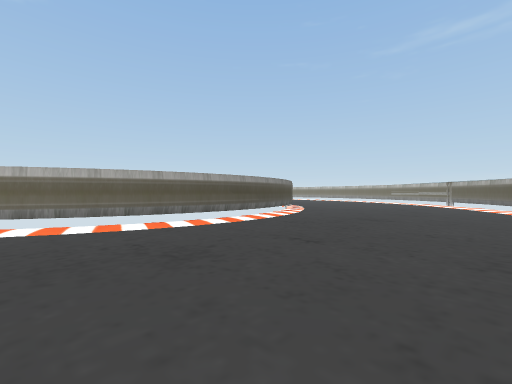
view 1 (above)

22 first-person views from a walk through a Unity game level. The camera is 1.2 m above the floor, looks level and sees 90° across. The floor is counted in squares, 2 m on a side. Each view is taken from the middle of a square. On the plan, view 1 faces up. The plan holds only what a view shows up to about 9 squares ahead; the rest is blank. The place goes on beyond the plan. Some surface patterns are stand-ins.

view 2
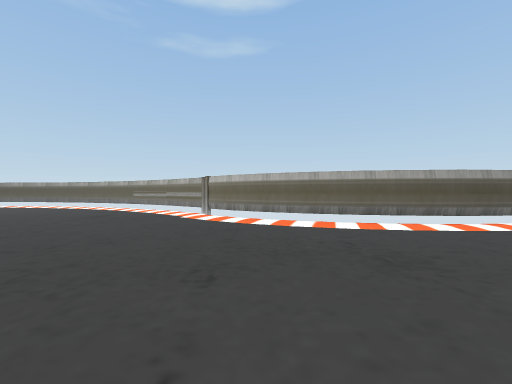

view 3
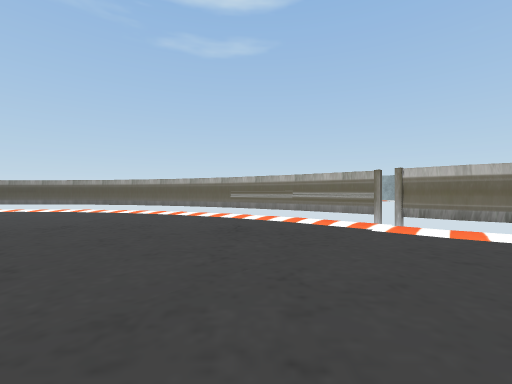

view 4
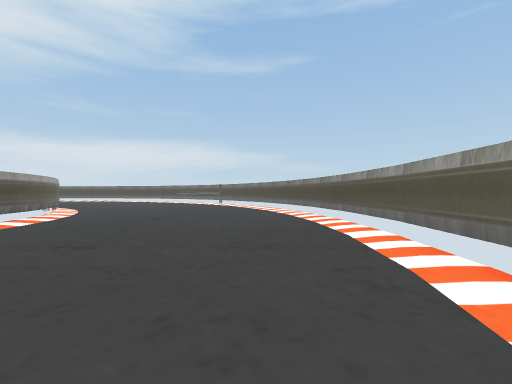

view 5
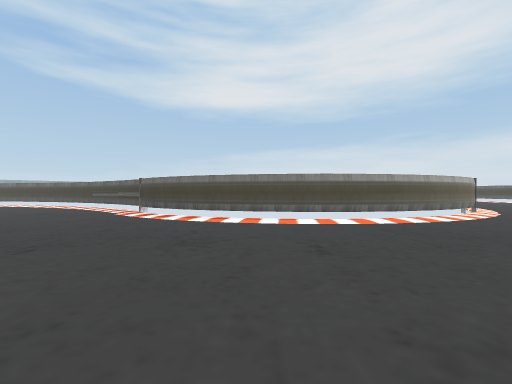

view 6
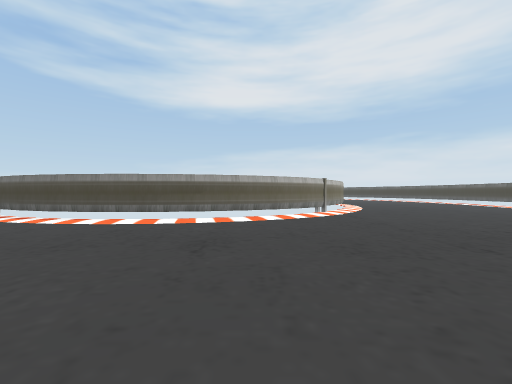

view 7
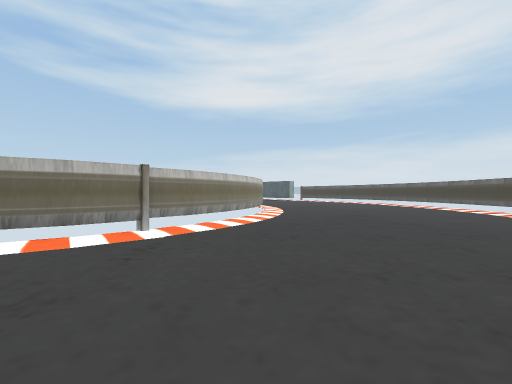

view 8
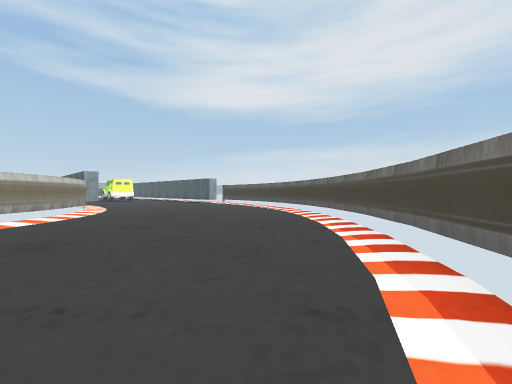

view 9
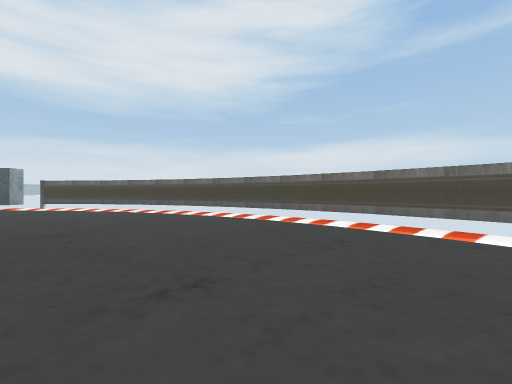

view 10
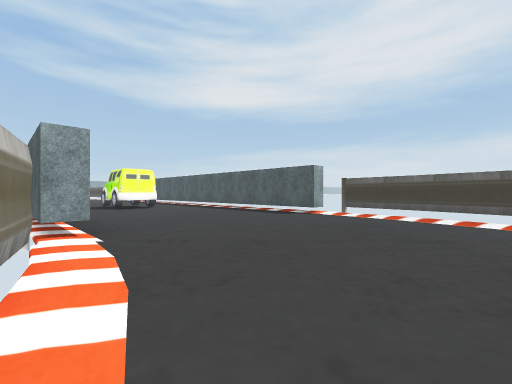

view 11
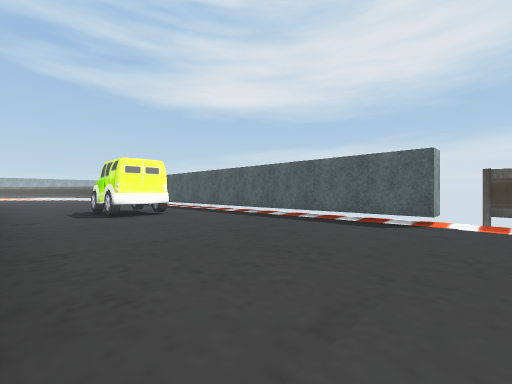

view 12
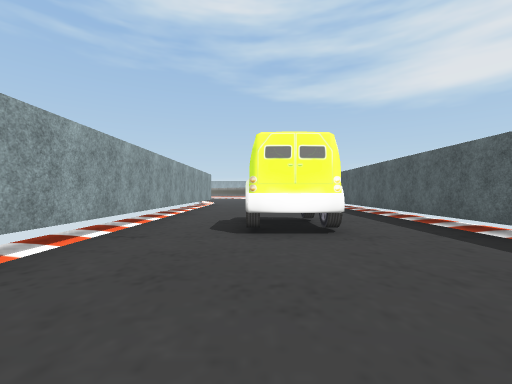

view 13
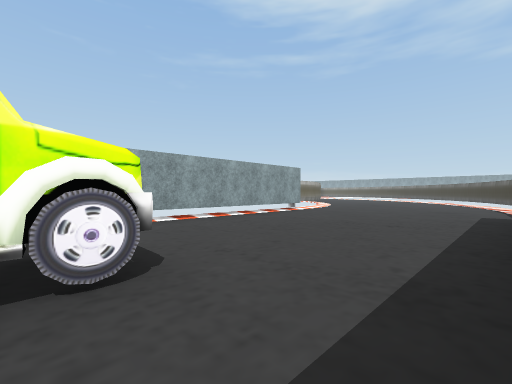

view 14
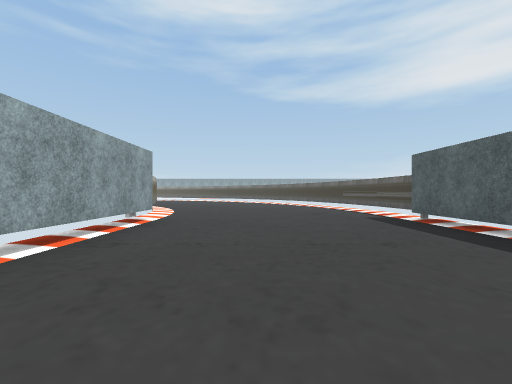

view 15
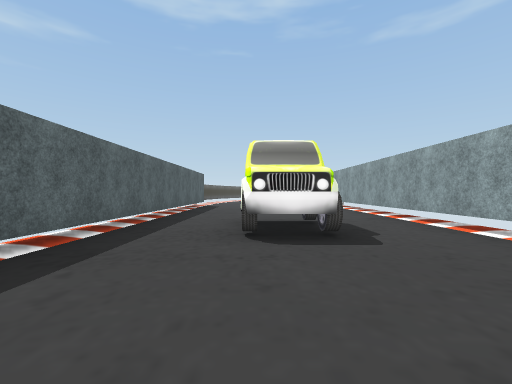

view 16
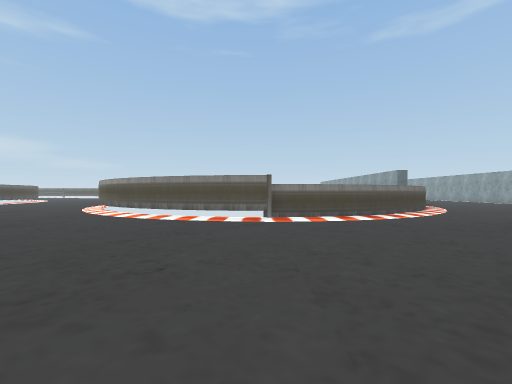

view 17
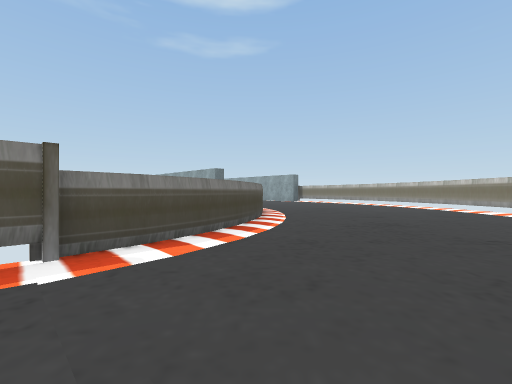

view 18
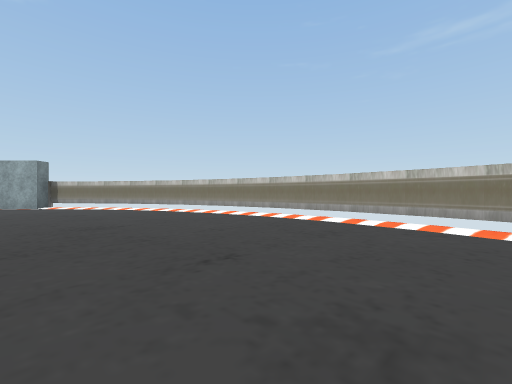

view 19
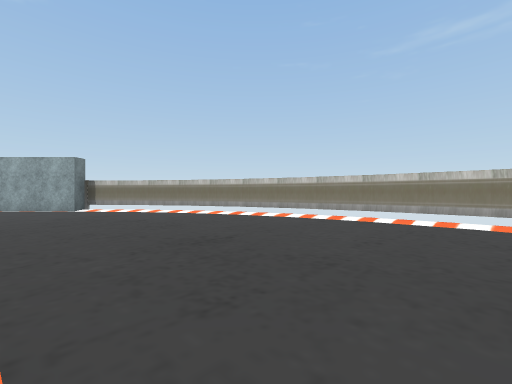

view 20
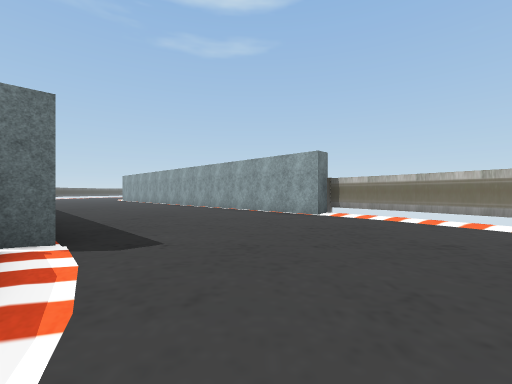

view 21
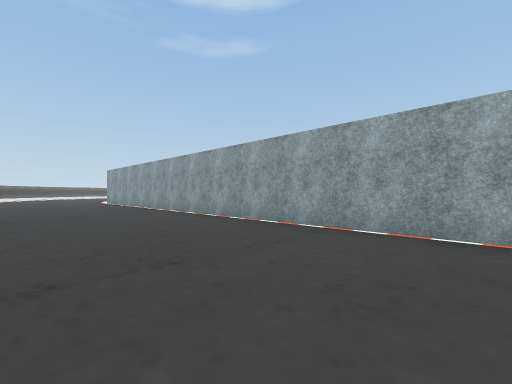

view 22
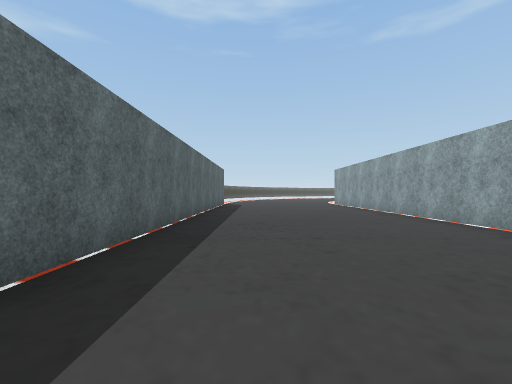

### Floor plan
Points are (right, up) in squares from view 1. A wall is a line through its corners. A room is listed if a view was taken in it or the views show most of it. See-through windows are left out.
Room 1 (views 1, 2, 3, 4, 5, 6, 7, 8, 9, 10, 11, 12, 13, 14, 15, 16, 17, 18, 19, 20, 21, 22)
walls: (-5.3, -2.9) (-3.8, -2.8) (-2.8, -2.6); (-7.4, -3) (-6.5, -2.8) (-5.5, -2.8); (-8.2, -3.3) (-7.3, -3); (-4.3, 3.6) (-5.5, 3.6); (-9, -3.7) (-8.1, -3.3); (-5.7, 3.8) (-7.5, 3.6); (-3.5, 3.8) (-4.5, 3.6); (-7.4, 3.6) (-9.2, 3.2); (-2.6, 4.1) (-3.6, 3.8); (-9.8, -4.2) (-8.9, -3.7); (-9.1, 3.3) (-10.9, 2.6); (-2, 4.5) (-2.7, 4.1); (-10.4, -4.8) (-9.6, -4.1); (-10.7, 2.7) (-12.4, 1.9); (-1.2, 5) (-2, 4.4); (-12.3, 1.9) (-13.8, 0.9); (-0.5, 5.6) (-1.3, 5); (-11.5, -6.2) (-10.9, -5.4) (-10.3, -4.7); (0, 6.2) (-0.6, 5.5); (-13.6, 1) (-15, -0.2); (-11.8, -6.9) (-11.4, -6.1); (0.5, 7) (-0.1, 6.1); (-12.1, -7.8) (-11.8, -6.8); (-14.9, -0.1) (-16.2, -1.5); (0.9, 7.8) (0.5, 6.9); (-12.3, -8.7) (-12.1, -7.7); (-16.1, -1.4) (-17.1, -2.9); (-12.3, -9.6) (-12.3, -8.6); (-17, -2.8) (-17.9, -4.5); (1.4, 9.5) (1.2, 8.6) (0.8, 7.6); (-11.8, -11.4) (-12, -10.4) (-12, -9.6); (-11.5, -12.2) (-11.8, -11.2); (-17.8, -4.3) (-18, -4.8); (-11.2, -12.9) (-11.6, -12.1); (1.2, 11.1) (1.3, 9.4); (-10.6, -13.7) (-11.2, -12.8); (-10.1, -14.3) (-10.6, -13.6); (1, 12.1) (1.3, 11); (-9.4, -14.9) (-10.1, -14.2); (7.3, 7.3) (7.6, 8.6); (-8.6, -15.4) (-9.5, -14.8); (0.7, 12.9) (1.1, 11.9); (-7.8, -15.8) (-8.7, -15.3); (-7, -16) (-7.9, -15.7); (-6.2, -16.2) (-7.2, -16); (0.3, 13.6) (0.8, 12.8); (7.5, 8.5) (7.6, 9.1); (-5.1, -16.9) (-5.1, -16.3); (-0.7, 15) (-0.1, 14.3) (0.4, 13.6); (-1.4, 15.6) (-0.6, 14.9); (-5.6, 17.5) (-5.6, 17); (-17, -16.2) (-16.1, -17.6); (-16.2, -17.5) (-14.9, -18.9); (-15.1, -18.7) (-13.7, -20); (-13.8, -19.9) (-12.3, -20.9) (-10.8, -21.7); (5.5, 17.3) (4.9, 18.1) (3.8, 19.4) (2.5, 20.5) (1.1, 21.5) (-0.4, 22.2) (-2.1, 22.8); (9.4, -16.8) (-3, -16.8); (-10.9, -21.6) (-9.1, -22.2); (-9.2, -22.2) (-7.3, -22.6); (-7.5, -22.6) (-5.7, -22.8); (-5.1, -22.9) (-5.1, -22.3) (9.4, -22.3); (-17, 17.4) (-9.5, 17.4); (-2, 22.8) (-3.8, 23.2); (-3.7, 23.2) (-5.6, 23.3) (-5.6, 22.9) (-17, 22.9); (9.7, -22.5) (10.6, -22.4)
ways out: gap at (-5, -16)
objects: car (1, -20) to (2, -19)

Positions as (right, up) in squares from view 1, and headings:
1: (0, 0), facing up
2: (0, 0), facing up-left
3: (-4, -1), facing up-left
4: (-11, 1), facing down-left
5: (-13, 0), facing down-right
6: (-16, -3), facing down-right
7: (-16, -8), facing down-right
8: (-17, -14), facing down-right
9: (-13, -14), facing down
10: (-9, -16), facing down-right
11: (-6, -17), facing down-right
12: (-3, -19), facing right
13: (2, -22), facing up-right
14: (4, -19), facing right
15: (6, -20), facing left
16: (7, 10), facing left
17: (4, 10), facing up-left
18: (2, 14), facing up
19: (0, 15), facing up
20: (-2, 17), facing up-left
21: (-6, 19), facing up-left
22: (-8, 19), facing left
